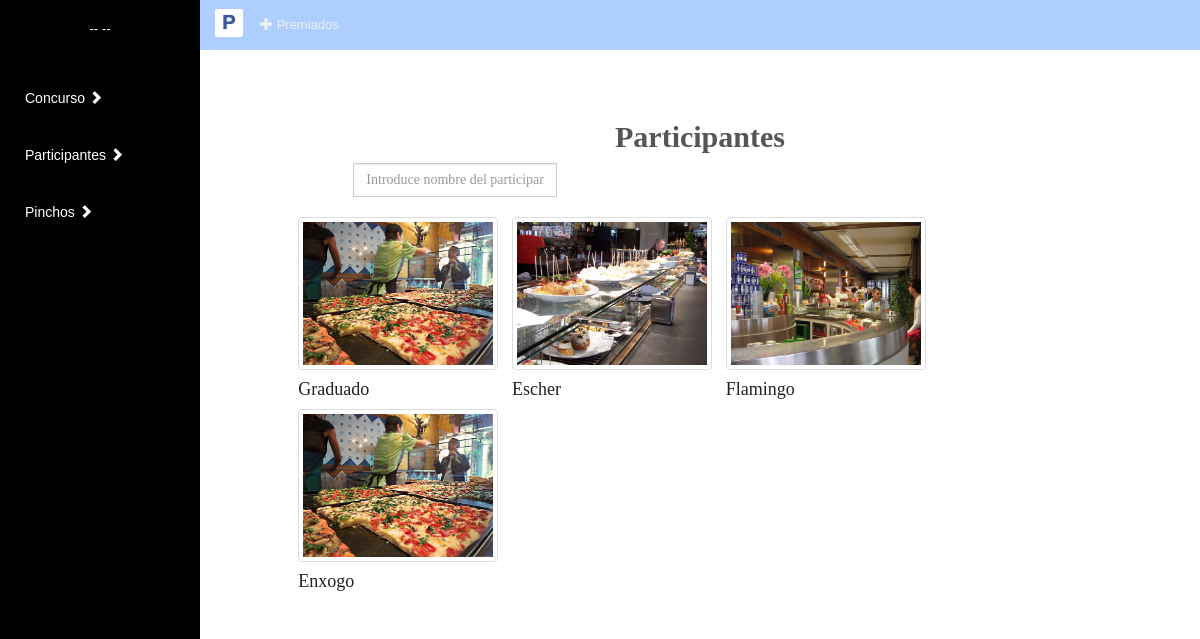
/index.php?controller=participante&action=busquedaParticipante, run on an earlier commit of the app's database.
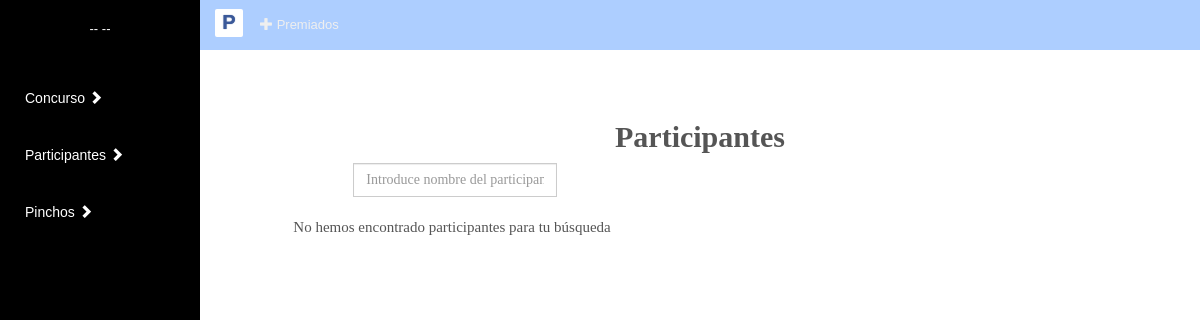
And on a later commit of the database.
### tables this page shows
CREATE TABLE IF NOT EXISTS `participante` (
  `direccionP` VARCHAR(45) NOT NULL,
  `telefonoP` INT NOT NULL,
  `nombreLocalP` VARCHAR(45) NOT NULL,
  `horarioP` VARCHAR(45) NOT NULL,
  `paginaWebP` VARCHAR(45) NOT NULL,
  `fotoP` VARCHAR(45) NOT NULL,
  `usuarioEmail` VARCHAR(45) NOT NULL,
  PRIMARY KEY (`usuarioEmail`),
  FOREIGN KEY (`usuarioEmail`) REFERENCES `usuario` (`emailU`)
  );

### src/core/ViewManager.php (called while the page is built, shortened)
<?php
class ViewManager {
  private $variables = array();
  public function setVariable($varname, $value, $flash=false) {
    $this->variables[$varname] = $value;
  }
  public function getVariable($varname, $default=NULL) {
    if (!isset($this->variables[$varname])) {
      return $default;
    }
    return $this->variables[$varname];
  }
  public function render($controller, $viewname) {
    include(__DIR__."/../view/$controller/$viewname.php");
  }
  private static $viewmanager_singleton = NULL;
  public static function getInstance() {
    if (self::$viewmanager_singleton == null) {
      self::$viewmanager_singleton = new ViewManager();
    }
    return self::$viewmanager_singleton;
  }
}

### src/controller/ParticipanteController.php (called while the page is built, shortened)
<?php
require_once(__DIR__."/../model/Participantes.php");
require_once(__DIR__."/../core/ViewManager.php");
class ParticipanteController extends DBController {
  private $participante;
  public function __construct() {
    $this->participante = new Participantes();
  }
  public function busquedaParticipante(){
    $participantes_array = array();
    if (isset($_POST["datosBusqueda"])){
      $participantes_array = $this->participante->busquedaParticipante($_POST["datosBusqueda"]);
    } else {
      $participantes_array = $this->participante->listarParticipantes();
    }
    $this->view->setVariable("participantes", $participantes_array);
    $this->view->render("vistas", "buscarPart");
  }
}

### src/index.php (called while the page is built, shortened)
<?php
function run() {
  try {
    $controller = loadController($_GET["controller"]);
    $actionName = $_GET["action"];
    $controller->$actionName();
  } catch(Exception $ex) {
    die("An exception occured!!!!!".$ex->getMessage());
  }
}
function loadController($controllerName) {
  return new $controllerClassName();
}
run();
?>

### src/model/Participantes.php (called while the page is built, shortened)
<?php
class Participantes {
  public function listarParticipantes(){
    $db = PDOConnection::getInstance();
    $stmt = $db->prepare("SELECT `participante`.`nombreLocalP`, `participante`.`fotoP`, `participante`.`usuarioEmail` FROM participante, usuario WHERE ((`usuario`.`tipoU` = 'P') AND (`usuario`.`estadoU` = 1)) GROUP BY `participante`.`usuarioEmail`");
    $stmt->execute();
    $users_db = $stmt->fetchAll(PDO::FETCH_ASSOC);
    return $users_db;
  }
}

### src/view/vistas/buscarPart.php (the view, shortened to what this page needs)
<?php
include(__DIR__."/../layouts/inicio.php");
require_once(__DIR__."/../../core/ViewManager.php");
$view = ViewManager::getInstance();
$participantes = $view->getVariable("participantes");
?>
<div class="margensup" >
  <div class="column col-lg-10 col-md-10 col-sm-12 col-xs-12 col-md-offset-1" >
    <div class="modalbox movedown">
      <div class="row">
        <h2 class="alineado">Participantes</h2>
        <ul>
          <div class="col-lg-12">
            <div class="input-group">
              <form class="form-horizontal" role="form" method="POST" action="index.php?controller=participante&action=busquedaParticipante">
                <div class="form-group separarformulario">
                  <div class="col-lg-12 col-md-12 col-sm-12 col-xs-12">
                    <input class="form-control" placeholder="Introduce nombre del participante..." name="datosBusqueda">
                  </div>
                </ul>
                <ul class= "list-inline ">
                  <?php
                  if ($participantes == NULL) {
                    echo "No hemos encontrado participantes para tu búsqueda";
                  }
                  foreach ($participantes as $participante): ?>
                    <li>
                      <a href="index.php?controller=participante&action=consultaParticipante&id=<?=$participante["usuarioEmail"];?>">
                        <div><img src="./resources/img/participantes/<?php echo md5($participante["nombreLocalP"]); ?>.jpg" alt="./resources/img/participantes/<?php echo md5($participante["nombreLocalP"]) ?>.jpg" class="img-thumbnail" height="200" width="200"></div>
                        <div class="caption">
                          <h4> <?php echo $participante["nombreLocalP"]; ?>
                          </h4>
                        </a>
                      </div>
                  <?php endforeach; ?>
                </ul>
              </div>
            </div>
          </div>
      </div>
    </div>
  </div>
</div>
<?php
include(__DIR__."../../layouts/pie.php");
?>

### src/view/layouts/inicio.php (shortened to what this page needs)
<html lang="es">
<?php
include(__DIR__."/cabecera.php");
require_once(__DIR__."/../../core/ViewManager.php");
$view = ViewManager::getInstance();
$view->setVariable("title", "Login");
$currentuser = $view->getVariable("currentusername");
?>
<body class="fondo">
	<div class="wrapper">
		<div class="box">
			<div class="row row-offcanvas row-offcanvas-left">
				<?php if ($currentuser == null) $currentuser = new User();?>
				<div class="column col-sm-2 col-xs-1 sidebar-offcanvas" id="sidebar">
					<ul class="nav hidden-xs" id="lg-menu">
						<div class="nombreuser">-- <?=$currentuser->getNombreU() ?> --</div>
						<li class="nav-header">
							<a href="#" data-toggle="collapse" data-target="#menu1">
								<h5>Concurso <i class="glyphicon glyphicon-chevron-right"></i></h5>
							</a>
						</li>
							<li class="nav-header">
								<a href="#" data-toggle="collapse" data-target="#menu2">
									<h5>Participantes <i class="glyphicon glyphicon-chevron-right"></i></h5>
								</a>
					</li>
					<li class="nav-header">
						<a href="#" data-toggle="collapse" data-target="#menu3">
							<h5>Pinchos <i class="glyphicon glyphicon-chevron-right"></i></h5>
						</a>
						</li>
						</ul>
					</div>
					<div class="column col-sm-10 col-xs-11" id="main">
						<div class="navbar navbar-blue navbar-static-top">
							<div class="navbar-header">
								<a href="index.php" class="navbar-brand logo">P</a>
							</div>
							<nav class="collapse navbar-collapse" role="navigation">
								<ul class="nav navbar-nav">
									<li>
										<a href="index.php?controller=pincho&action=listarPrem"><i class="glyphicon glyphicon-plus"></i> Premiados</a>
									</li>
								</ul>
							</nav>
						</div>

### src/view/layouts/cabecera.php (shortened to what this page needs)
<html lang="es">
<head>
	<link href="https://maxcdn.bootstrapcdn.com/bootstrap/3.3.1/css/bootstrap.min.css" rel="stylesheet">
<link href="./resources/css/styles.css" rel="stylesheet">
</head>

### src/view/layouts/pie.php (shortened to what this page needs)
</div>
</body>
</html>

### src/resources/css/styles.css (style rules this page uses)
.fondo { background-color: #ffffff; }
.nav-header { padding-left:10px; }
html, body { font-family: cursive; font-size:15px; color:#555555; }
.nav { font-family:Arial,sans-serif; font-size:13px; }
a { color:#222222; }
.wrapper, .row { margin-left:0; margin-right:0; }
.wrapper:before, .wrapper:after, .column:before, .column:after { content: ""; display: table; }
.wrapper:after, .column:after { clear: both; }
.separarformulario { margin-bottom:20px; }
.column { overflow: auto; *zoom:1; }
.box { bottom: 0; left: 0; position: absolute; right: 0; top: 0; }
.margensup { margin-top:100px; }
.alineado { text-align:center; }
.nombreuser { text-align:center; margin-top:5px; margin-bottom:30px; }
.navbar-blue { border-width:0; background-color:#adceff; color:#ffffff; font-family:arial,sans-serif; top:0; position:fixed; width:inherit; }
#sidebar { background-color:#000000; height:100%; }
.navbar-blue li > a,.navbar-toggle { color:#efefef; }
#main { padding-left:0; padding-right:0; }
#sidebar { padding:0px; padding-top:15px; }
#sidebar, #sidebar a, #sidebar-footer a { color:#ffffff; text-shadow:0 0 2px #000000; }
.logo { display:block; padding:3px; background-color:#fff; color:#3B5999; height:28px; width:28px; margin:9px; margin-right:2px; margin-left:15px; font-size:20px; font-weight:700; text-align:center; text-decoration:none; text-shadow:0 0 1px; border-radius:2px; }
h1,h2,h3 { font-weight:800; }

What changed in the data, as far as the page shows it:
removed participante: nombreLocalP "Graduado"
removed participante: shows a picture, nombreLocalP "Escher"
removed participante: shows a picture, nombreLocalP "Flamingo"
removed participante: nombreLocalP "Enxogo"
Also different on the page:
text now shown: "No hemos encontrado participantes para tu búsqueda"
